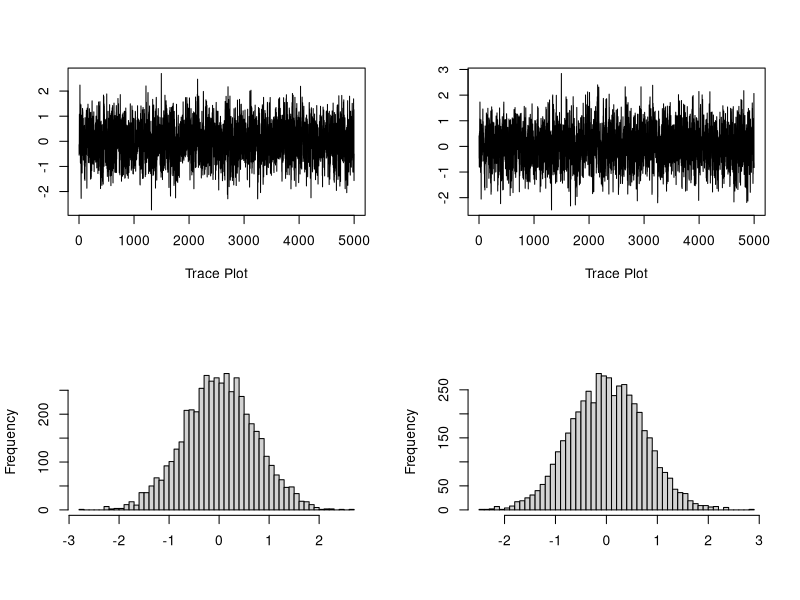

Write R code to recreate this figure.
Nsim=5000 # initial values
rho=0.7
X=Y=array(0,dim=c(Nsim,1)) # init arrays
X[1]=rnorm(1) # init chains
Y[1]=rnorm(1)
for (i in 2:Nsim){ # sampling loop
  Y[i]=rnorm(1,rho*X[i-1],1-rho^2)
  X[i]=rnorm(1,rho*Y[i],1-rho^2)
}
mcmc=cbind(X,Y)
par(mfrow=c(2,2))
plot(ts(mcmc[,1]), xlab="Trace Plot", ylab="")
plot(ts(mcmc[,2]), xlab="Trace Plot", ylab="")
hist(mcmc[,1],40, main="", xlab="")
hist(mcmc[,2],40, main="", xlab="")
par(mfrow=c(1,1))



